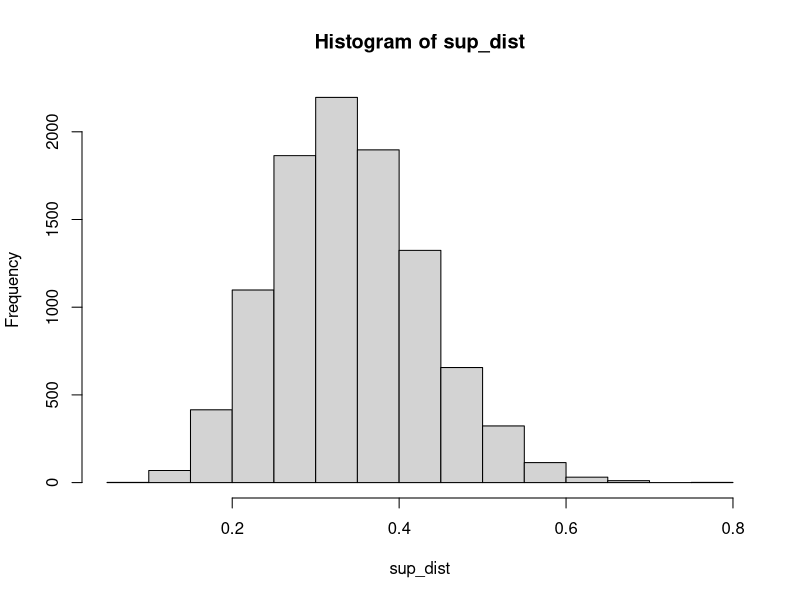
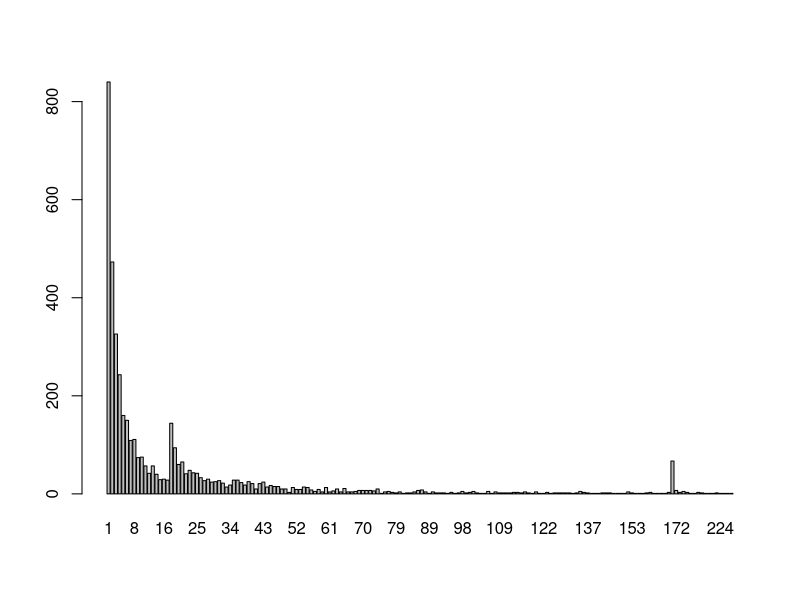

These figures' R source, in order:
library(pracma)

# compute_true_Vs <- function(X, mu, ss) {
#   Xmu <- as.numeric(t(X) %*% mu)
#   XtX <- t(X) %*% X
#   ans <- apply(ss, 2, function(S) {
#     S <- S[S != 0]
#     as.numeric(t(Xmu[S]) %*% solve(XtX[S, S], Xmu[S]))
#   })
#   names(ans) <- apply(ss, 2, function(S) {
#     S <- S[S != 0]
#     paste(S, collapse = ".")
#   })
#   ans
# }
# 
# compute_true_Vs2 <- function(X, mu, ss) {
#   ans <- apply(ss, 2, function(S) {
#     res <- qr(X[, S])
#     qr.Q(res)
#     sum((t(qr.Q(res)) %*% mu)^2)
#   })
#   names(ans) <- apply(ss, 2, function(S) {
#     S <- S[S != 0]
#     paste(S, collapse = ".")
#   })
#   ans
# }

## empirically compute true null distribution
compute_true_Vs2_par <- function(X, mus, ss) {
  ans <- apply(ss, 2, function(S) {
    res <- qr(X[, S])
    qr.Q(res)
    colSums((t(qr.Q(res)) %*% mus)^2)
  })
  colnames(ans) <- apply(ss, 2, function(S) {
    S <- S[S != 0]
    paste(S, collapse = ".")
  })
  ans
}

normalize <- function(x) {
  x/sqrt(sum(x^2))
}


####
##  Meta-calculations to check accuracy of IU comps
####

approx_probs <- function(Vss, thres) {
  
}

####
##  Intersection-union computations
####

## probability that min R^2 over subsets in ss > thres
subspace_intersection_prob <- function(X, ss, thres, max.order = 20) {
  counts <- apply(Vss, 1, function(v) sum(v > thres))
  (true_prob <- mean(counts > 0))
  tab <- table(counts)/length(counts)
  ns <- as.numeric(names(tab))
  proxes <- numeric()
  for (i in 1:max.order) {
    current <- (-1)^(i+1) * sum(choose(ns, i) * tab)
    proxes <- c(proxes, current)
  }
  c(true_prob = true_prob, cumsum(proxes))
}

## probability that max over ss subsets will yield R^2 > thres
full_int_union <- function(X, ss, thres) {
  
}



n <- 30
p <- 20
X <- randn(n, p)
X <- apply(X, 2, normalize)
k <- 3
ss <- combn(1:p, k)



# y <- normalize(rnorm(n))
# 
# Vs <- compute_true_Vs(X, y, ss)
# Vs2 <- compute_true_Vs2(X, y, ss)

n.its <- 10000
ys <- randn(n, n.its)
ys <- apply(ys, 2, normalize)
# Vs <- compute_true_Vs2(X, ys[, 1], ss)
Vss <- compute_true_Vs2_par(X, ys, ss)

sup_dist <- apply(Vss, 1, max)
hist(sup_dist)
mean(sup_dist > 0.35)

## probability of an intersection event
counts <- apply(Vss, 1, function(v) sum(v > 0.35))
barplot(table(counts)[-1])
